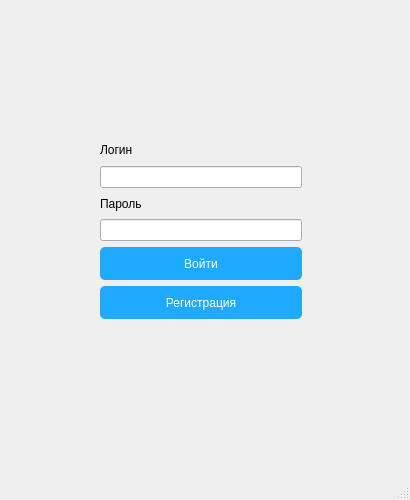
<?xml version="1.0" encoding="UTF-8"?>
<ui version="4.0">
 <class>Autorization_win</class>
 <widget class="QMainWindow" name="Autorization_win">
  <property name="geometry">
   <rect>
    <x>0</x>
    <y>0</y>
    <width>410</width>
    <height>500</height>
   </rect>
  </property>
  <property name="maximumSize">
   <size>
    <width>410</width>
    <height>500</height>
   </size>
  </property>
  <property name="windowTitle">
   <string>Авторизация</string>
  </property>
  <property name="windowIcon">
   <iconset>
    <normaloff>../task and images/Мастер пол.ico</normaloff>../task and images/Мастер пол.ico</iconset>
  </property>
  <property name="styleSheet">
   <string notr="true">QPushButton 
{     
background-color: 2499ff;  /* Цвет фона кнопки */    
color: white;  /* Цвет текста */     border-radius: 5px;  /* Скругленные углы */ 
}</string>
  </property>
  <property name="toolButtonStyle">
   <enum>Qt::ToolButtonIconOnly</enum>
  </property>
  <property name="documentMode">
   <bool>false</bool>
  </property>
  <widget class="QWidget" name="centralwidget">
   <widget class="QWidget" name="verticalLayoutWidget">
    <property name="geometry">
     <rect>
      <x>100</x>
      <y>140</y>
      <width>202</width>
      <height>179</height>
     </rect>
    </property>
    <layout class="QVBoxLayout" name="verticalLayout">
     <item>
      <widget class="QLabel" name="label_2">
       <property name="text">
        <string>Логин</string>
       </property>
      </widget>
     </item>
     <item>
      <widget class="QLineEdit" name="lineEdit_login_autoriz"/>
     </item>
     <item>
      <widget class="QLabel" name="label_5">
       <property name="text">
        <string>Пароль</string>
       </property>
      </widget>
     </item>
     <item>
      <widget class="QLineEdit" name="lineEdit_password_autoriz"/>
     </item>
     <item>
      <widget class="QPushButton" name="pushButton_autoriz">
       <property name="minimumSize">
        <size>
         <width>0</width>
         <height>33</height>
        </size>
       </property>
       <property name="styleSheet">
        <string notr="true">QPushButton 
{     
background-color:rgb(32, 170, 255);  /* Цвет фона кнопки */    
color: white;  /* Цвет текста */    
border-radius: 5px;  /* Скругленные углы */ 
}</string>
       </property>
       <property name="text">
        <string>Войти</string>
       </property>
      </widget>
     </item>
     <item>
      <widget class="QPushButton" name="pushButton_registration_f_autor">
       <property name="minimumSize">
        <size>
         <width>0</width>
         <height>33</height>
        </size>
       </property>
       <property name="styleSheet">
        <string notr="true">QPushButton 
{     
background-color: rgb(32, 170, 255);  /* Цвет фона кнопки */    
color: white;  /* Цвет текста */     border-radius: 5px;  /* Скругленные углы */ 
}</string>
       </property>
       <property name="text">
        <string>Регистрация</string>
       </property>
      </widget>
     </item>
    </layout>
   </widget>
  </widget>
  <widget class="QStatusBar" name="statusbar"/>
 </widget>
 <resources/>
 <connections/>
</ui>
